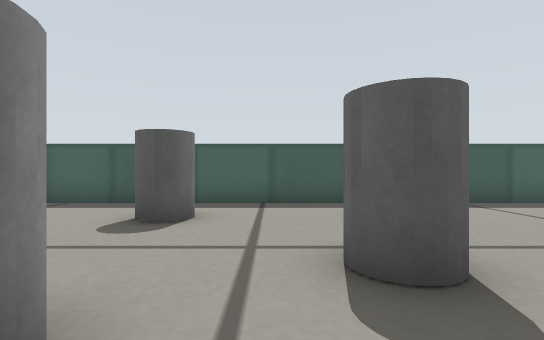
View 1 (above)

16 first-person views from a walk through a world built for the Gazebo simulator. The camera is 0.17 m above the floor, looks level and sees 85° across. The floor is counted in squares, 0.2 m on a side. Each view is taken from the middle of a square. On the plan, view 1 faces up. The plan holds only what a view shows up to about 11 squares ahead; the rest is blank. Simple patterns stand in for the simulator's built-in surfaces.

View 2
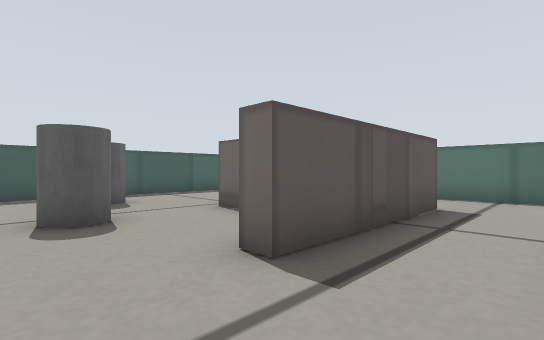

View 3
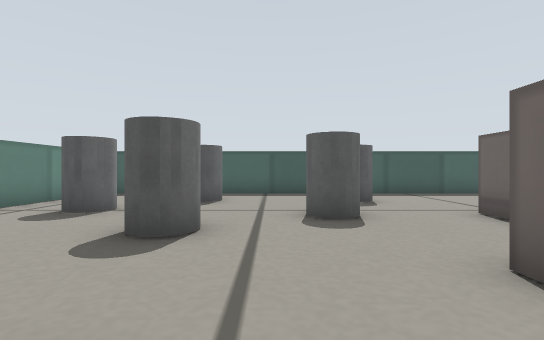

View 4
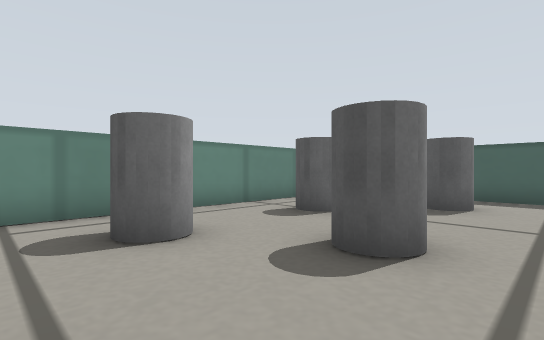

View 5
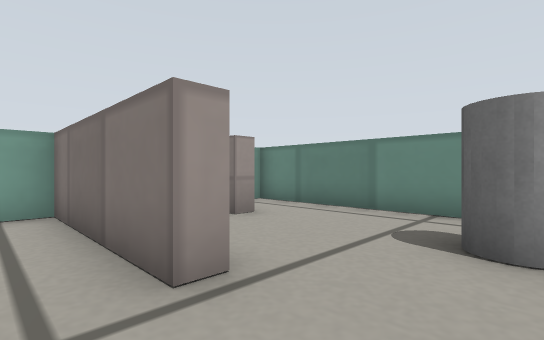

View 6
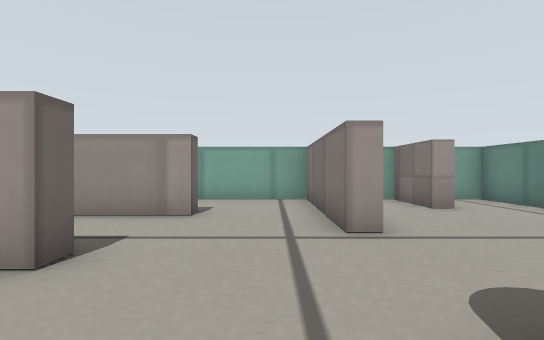

View 7
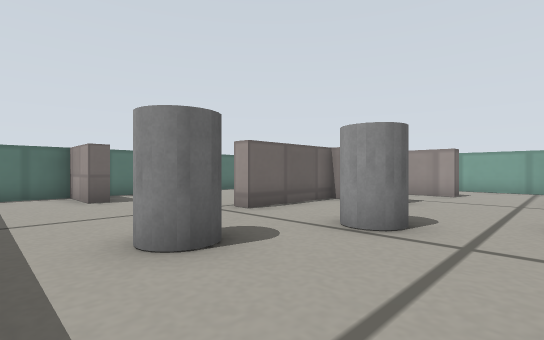

View 8
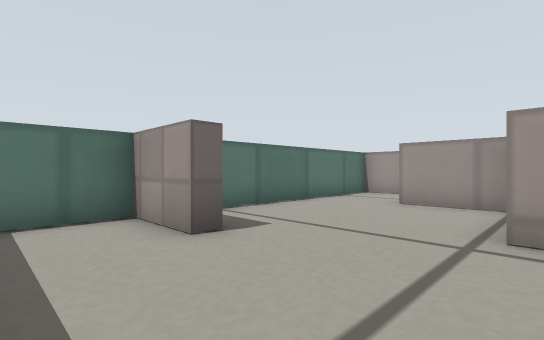

View 9
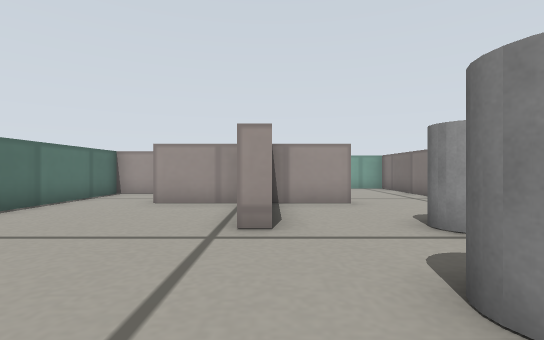

View 10
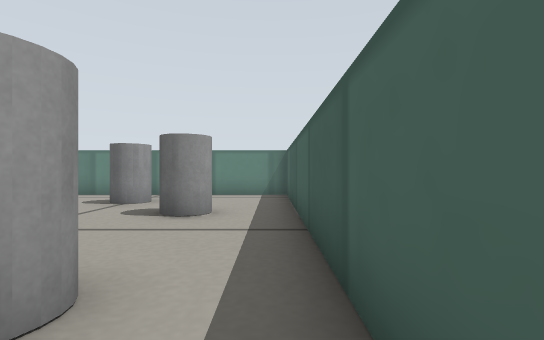

View 11
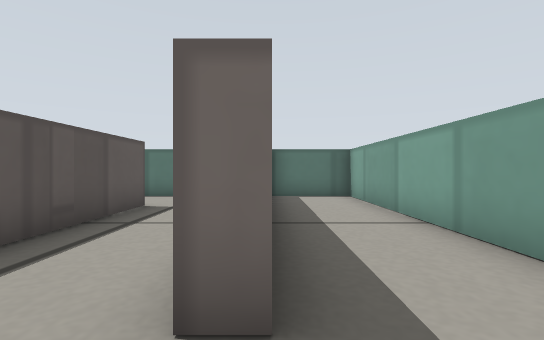

View 12
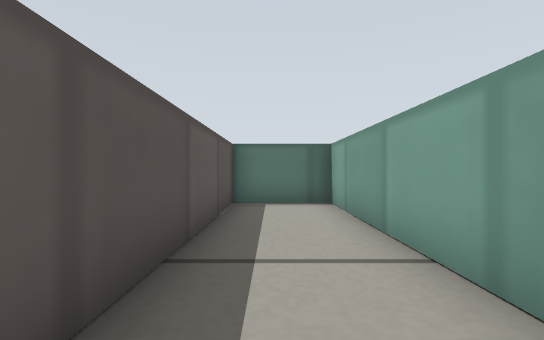

View 13
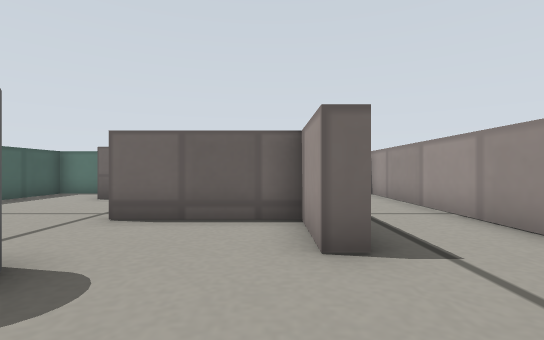

View 14
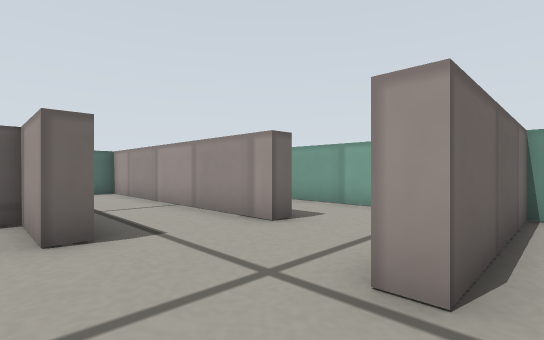

View 15
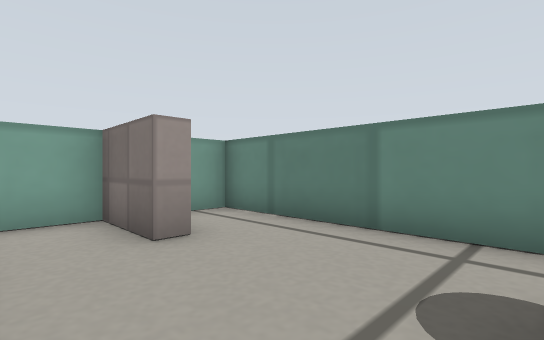

View 16
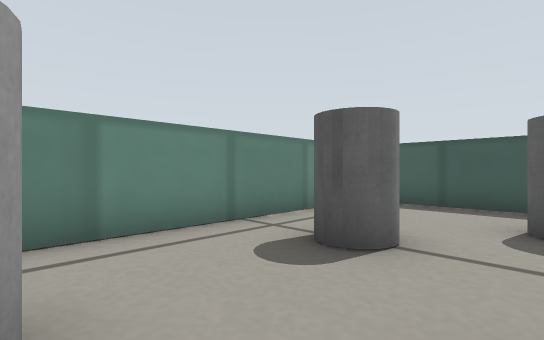

### Floor plan
Points are (right, up) in squares from view 1. A wall is a line through its corners. A room is listed if a view was taken in it or the views show most of it. See-through windows are left out.
Room 1 (views 1, 2, 3, 4, 5, 6, 7, 8, 9, 10, 13, 14, 15, 16)
walls: (4.9, -0.5) (7, -0.5); (1.5, -3.5) (9.5, -3.5) (9.5, 4); (7, -1) (2, -1) (2, -0.5) (4, -0.5) (4, 2.7) (4.5, 2.7); (7.5, 4.5) (7.5, 5) (9.5, 5) (9.5, 7.5) (-6, 7.5) (-6, -6.5) (-5.1, -6.5); (-4, -4.5) (-3.5, -4.5) (-3.5, -6.5) (-1.5, -6.5) (-1.5, -2) (-1, -2) (-1, -3.5)
ways out: opening at (0.5, -4) to room 2
objects: grey cylinder (-4, -1) to (-4, 0); grey cylinder (-4, 3) to (-4, 4); grey cylinder (-2, 1) to (-1, 1); grey cylinder (-2, 5) to (-2, 6); grey cylinder (1, 2) to (1, 3); grey cylinder (2, 5) to (3, 6)
Room 2 (views 11, 12)
walls: (1.5, -4) (1.5, -3.5); (-1, -3.5) (-1, -6.5) (9.5, -6.5) (9.5, -4) (3, -4)
ways out: opening at (0.5, -4) to room 1

Where each view was taken, in squares from view 1:
view 1: 0 up, 0 right, facing up
view 2: 3 down, 0 right, facing up-right
view 3: 3 down, 0 right, facing up
view 4: 2 down, 0 right, facing up-left
view 5: 0 up, 0 right, facing down-left
view 6: 2 up, 0 right, facing down
view 7: 7 up, 1 left, facing down-right
view 8: 7 up, 4 right, facing down-right
view 9: 7 up, 4 right, facing down
view 10: 7 up, 4 right, facing left
view 11: 4 down, 0 right, facing right
view 12: 5 down, 2 right, facing right
view 13: 0 up, 1 left, facing right
view 14: 0 up, 2 left, facing down-right
view 15: 1 down, 2 left, facing down-left
view 16: 0 up, 2 left, facing up-left
